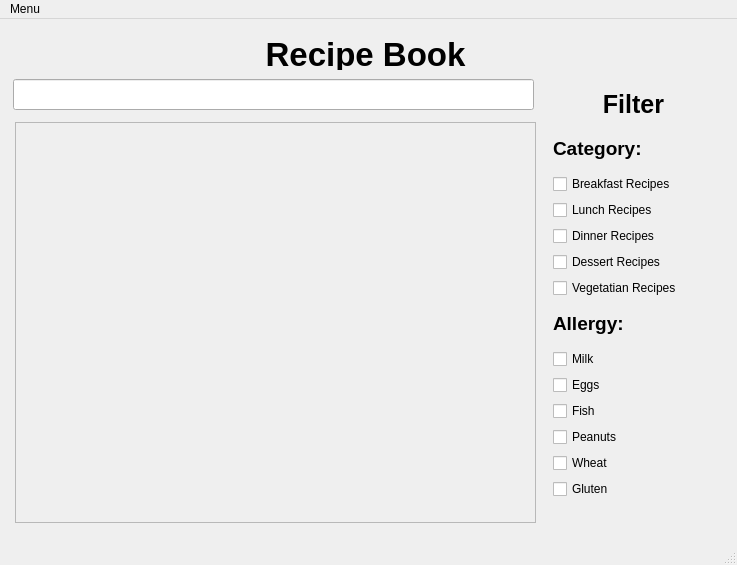
<?xml version="1.0" encoding="UTF-8"?>
<ui version="4.0">
 <class>MainWindow</class>
 <widget class="QMainWindow" name="MainWindow">
  <property name="geometry">
   <rect>
    <x>0</x>
    <y>0</y>
    <width>737</width>
    <height>565</height>
   </rect>
  </property>
  <property name="windowTitle">
   <string>MainWindow</string>
  </property>
  <property name="styleSheet">
   <string notr="true"/>
  </property>
  <widget class="QWidget" name="centralwidget">
   <widget class="QScrollArea" name="scrollArea">
    <property name="geometry">
     <rect>
      <x>15</x>
      <y>103</y>
      <width>521</width>
      <height>401</height>
     </rect>
    </property>
    <property name="widgetResizable">
     <bool>true</bool>
    </property>
    <widget class="QWidget" name="scrollAreaWidgetContents">
     <property name="geometry">
      <rect>
       <x>0</x>
       <y>0</y>
       <width>519</width>
       <height>399</height>
      </rect>
     </property>
    </widget>
   </widget>
   <widget class="QWidget" name="verticalLayoutWidget_3">
    <property name="geometry">
     <rect>
      <x>553</x>
      <y>110</y>
      <width>161</width>
      <height>381</height>
     </rect>
    </property>
    <layout class="QVBoxLayout" name="Filters">
     <property name="spacing">
      <number>-1</number>
     </property>
     <item>
      <widget class="QLabel" name="categoryLabel">
       <property name="sizePolicy">
        <sizepolicy hsizetype="Preferred" vsizetype="Maximum">
         <horstretch>0</horstretch>
         <verstretch>0</verstretch>
        </sizepolicy>
       </property>
       <property name="font">
        <font>
         <pointsize>14</pointsize>
         <bold>true</bold>
         <kerning>true</kerning>
        </font>
       </property>
       <property name="text">
        <string>Category:</string>
       </property>
      </widget>
     </item>
     <item>
      <layout class="QVBoxLayout" name="category">
       <item>
        <widget class="QCheckBox" name="breakfastCB">
         <property name="text">
          <string>Breakfast Recipes</string>
         </property>
        </widget>
       </item>
       <item>
        <widget class="QCheckBox" name="lunchCB">
         <property name="text">
          <string>Lunch Recipes</string>
         </property>
        </widget>
       </item>
       <item>
        <widget class="QCheckBox" name="checkBox_5">
         <property name="text">
          <string>Dinner Recipes</string>
         </property>
        </widget>
       </item>
       <item>
        <widget class="QCheckBox" name="dessertCB">
         <property name="text">
          <string>Dessert Recipes</string>
         </property>
        </widget>
       </item>
       <item>
        <widget class="QCheckBox" name="vegetarianCB">
         <property name="text">
          <string>Vegetatian Recipes</string>
         </property>
        </widget>
       </item>
      </layout>
     </item>
     <item>
      <widget class="QLabel" name="allergyLabel">
       <property name="enabled">
        <bool>true</bool>
       </property>
       <property name="sizePolicy">
        <sizepolicy hsizetype="Preferred" vsizetype="Maximum">
         <horstretch>0</horstretch>
         <verstretch>0</verstretch>
        </sizepolicy>
       </property>
       <property name="font">
        <font>
         <pointsize>14</pointsize>
         <bold>true</bold>
        </font>
       </property>
       <property name="text">
        <string>Allergy:</string>
       </property>
      </widget>
     </item>
     <item>
      <layout class="QVBoxLayout" name="allergy">
       <item>
        <widget class="QCheckBox" name="milkCB">
         <property name="text">
          <string>Milk</string>
         </property>
        </widget>
       </item>
       <item>
        <widget class="QCheckBox" name="eggCB">
         <property name="text">
          <string>Eggs</string>
         </property>
        </widget>
       </item>
       <item>
        <widget class="QCheckBox" name="fishCB">
         <property name="text">
          <string>Fish</string>
         </property>
        </widget>
       </item>
       <item>
        <widget class="QCheckBox" name="peanutsCB">
         <property name="text">
          <string>Peanuts</string>
         </property>
        </widget>
       </item>
       <item>
        <widget class="QCheckBox" name="wheatCB">
         <property name="text">
          <string>Wheat</string>
         </property>
        </widget>
       </item>
       <item>
        <widget class="QCheckBox" name="glutenCB">
         <property name="text">
          <string>Gluten</string>
         </property>
        </widget>
       </item>
      </layout>
     </item>
    </layout>
   </widget>
   <widget class="QLineEdit" name="lineEdit">
    <property name="geometry">
     <rect>
      <x>13</x>
      <y>60</y>
      <width>521</width>
      <height>31</height>
     </rect>
    </property>
   </widget>
   <widget class="QLabel" name="filterLabel">
    <property name="geometry">
     <rect>
      <x>563</x>
      <y>70</y>
      <width>141</width>
      <height>31</height>
     </rect>
    </property>
    <property name="font">
     <font>
      <pointsize>19</pointsize>
      <bold>true</bold>
     </font>
    </property>
    <property name="text">
     <string>Filter</string>
    </property>
    <property name="alignment">
     <set>Qt::AlignCenter</set>
    </property>
   </widget>
   <widget class="QLabel" name="tabLabel">
    <property name="geometry">
     <rect>
      <x>20</x>
      <y>20</y>
      <width>691</width>
      <height>31</height>
     </rect>
    </property>
    <property name="font">
     <font>
      <pointsize>25</pointsize>
      <italic>false</italic>
      <bold>true</bold>
      <underline>false</underline>
      <strikeout>false</strikeout>
      <kerning>false</kerning>
     </font>
    </property>
    <property name="text">
     <string>Recipe Book</string>
    </property>
    <property name="alignment">
     <set>Qt::AlignCenter</set>
    </property>
   </widget>
  </widget>
  <widget class="QStatusBar" name="statusbar"/>
  <widget class="QMenuBar" name="menubar">
   <property name="geometry">
    <rect>
     <x>0</x>
     <y>0</y>
     <width>737</width>
     <height>24</height>
    </rect>
   </property>
   <widget class="QMenu" name="menu">
    <property name="title">
     <string>Menu</string>
    </property>
    <addaction name="actionSave"/>
   </widget>
   <addaction name="menu"/>
  </widget>
  <action name="actionSave">
   <property name="text">
    <string>Save</string>
   </property>
  </action>
 </widget>
 <resources/>
 <connections/>
</ui>
